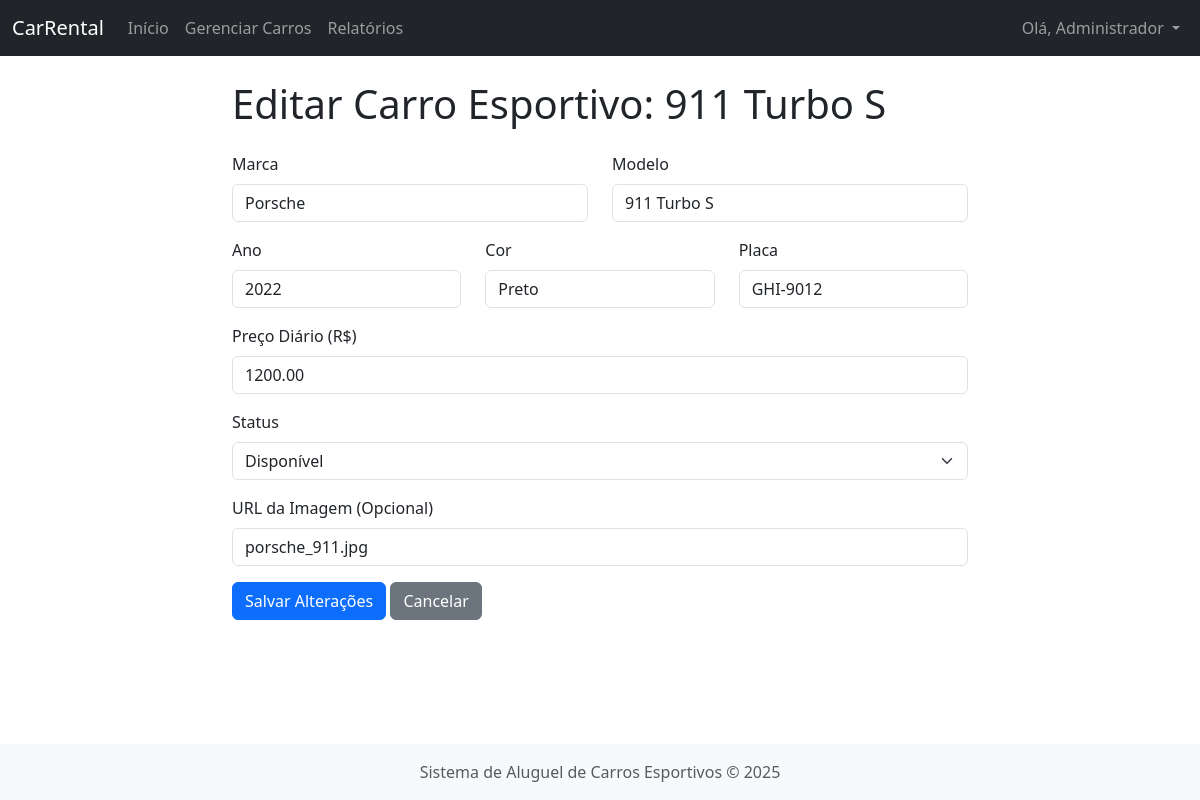
The app's page /?controller=carro&action=edit&id=3 (signed in) with its own data.
### tables this page shows
CREATE TABLE carros (
    id_carro INT AUTO_INCREMENT PRIMARY KEY,
    marca VARCHAR(50) NOT NULL,
    modelo VARCHAR(50) NOT NULL,
    ano YEAR NOT NULL,
    cor VARCHAR(30),
    placa VARCHAR(10) NOT NULL UNIQUE,
    preco_diario DECIMAL(10, 2) NOT NULL,
    status ENUM('disponivel', 'alugado', 'manutencao') NOT NULL DEFAULT 'disponivel',
    imagem_url VARCHAR(255)
);

### app/Controllers/CarroController.php (called while the page is built, shortened)
<?php
require_once __DIR__ . '/../Models/CarroModel.php';
class CarroController {
    private $carroModel;
    public function __construct() {
        $this->carroModel = new CarroModel();
    }
    public function edit() {
        $id = filter_input(INPUT_GET, 'id', FILTER_VALIDATE_INT);
        $carro = $this->carroModel->getCarroById($id);
        require_once __DIR__ . '/../../../views/carro/edit.php';
        require_once __DIR__ . '/../../../views/layout/layout.php';
    }
}

### app/Models/Database.php (called while the page is built, shortened)
<?php
class Database {
    private static $instance = null;
    private $conn;
    private function __construct() {
        $dsn = "mysql:host=" . DB_HOST . ";dbname=" . DB_NAME . ";charset=utf8mb4";
        $options = [
            PDO::ATTR_ERRMODE            => PDO::ERRMODE_EXCEPTION,
            PDO::ATTR_DEFAULT_FETCH_MODE => PDO::FETCH_ASSOC,
            PDO::ATTR_EMULATE_PREPARES   => false,
        ];
        try {
            $this->conn = new PDO($dsn, DB_USER, DB_PASS, $options);
        } catch (\PDOException $e) {
            die("Erro de Conexão com o Banco de Dados: " . $e->getMessage());
        }
    }
    public static function getInstance() {
        if (self::$instance === null) {
            self::$instance = new Database();
        }
        return self::$instance;
    }
    public function getConnection() {
        return $this->conn;
    }
}

### app/Models/CarroModel.php (called while the page is built, shortened)
<?php
require_once 'Database.php';
class CarroModel {
    private $db;
    public function __construct() {
        $this->db = Database::getInstance()->getConnection();
    }
    public function getCarroById($id) {
        $sql = "SELECT * FROM carros WHERE id_carro = :id";
        $stmt = $this->db->prepare($sql);
        $stmt->bindParam(':id', $id, PDO::PARAM_INT);
        $stmt->execute();
        return $stmt->fetch();
    }
}

### views/carro/edit.php (the view, shortened to what this page needs)
<div class="row justify-content-center">
    <div class="col-md-8">
        <h1 class="mb-4">Editar Carro Esportivo: <?php echo htmlspecialchars($carro['modelo']); ?></h1>
        <form action="<?php echo BASE_URL; ?>?controller=carro&action=update" method="POST" class="needs-validation" novalidate>
            <div class="row">
                <div class="col-md-6 mb-3">
                    <label for="marca" class="form-label">Marca</label>
                    <input type="text" class="form-control" id="marca" name="marca" value="<?php echo htmlspecialchars($carro['marca']); ?>" required>
                </div>
                <div class="col-md-6 mb-3">
                    <label for="modelo" class="form-label">Modelo</label>
                    <input type="text" class="form-control" id="modelo" name="modelo" value="<?php echo htmlspecialchars($carro['modelo']); ?>" required>
                </div>
            </div>
            <div class="row">
                <div class="col-md-4 mb-3">
                    <label for="ano" class="form-label">Ano</label>
                    <input type="number" class="form-control" id="ano" name="ano" value="<?php echo htmlspecialchars($carro['ano']); ?>" required min="1900" max="<?php echo date('Y') + 1; ?>">
                </div>
                <div class="col-md-4 mb-3">
                    <label for="cor" class="form-label">Cor</label>
                    <input type="text" class="form-control" id="cor" name="cor" value="<?php echo htmlspecialchars($carro['cor']); ?>">
                </div>
                <div class="col-md-4 mb-3">
                    <label for="placa" class="form-label">Placa</label>
                    <input type="text" class="form-control" id="placa" name="placa" value="<?php echo htmlspecialchars($carro['placa']); ?>" required maxlength="10">
                </div>
            </div>
            <div class="mb-3">
                <label for="preco_diario" class="form-label">Preço Diário (R$)</label>
                <input type="number" step="0.01" class="form-control" id="preco_diario" name="preco_diario" value="<?php echo htmlspecialchars($carro['preco_diario']); ?>" required min="0.01">
            </div>
            <div class="mb-3">
                <label for="status" class="form-label">Status</label>
                <select class="form-select" id="status" name="status" required>
                    <option value="disponivel" <?php echo ($carro['status'] == 'disponivel') ? 'selected' : ''; ?>>Disponível</option>
                </select>
            </div>
            <div class="mb-3">
                <label for="imagem_url" class="form-label">URL da Imagem (Opcional)</label>
                <input type="url" class="form-control" id="imagem_url" name="imagem_url" value="<?php echo htmlspecialchars($carro['imagem_url']); ?>">
            </div>
            <button type="submit" class="btn btn-primary">Salvar Alterações</button>
            <a href="<?php echo BASE_URL; ?>?controller=carro&action=index" class="btn btn-secondary">Cancelar</a>
        </form>
    </div>
</div>

### views/layout/layout.php (style rules this page uses)
body { padding-top: 56px; }

### records on screen
carros: modelo "911 Turbo S", marca "Porsche", ano "2022", cor "Preto", placa "GHI-9012", preco_diario "1200.00", status "Disponível", imagem_url "porsche_911.jpg"

### other values on screen
$_SESSION['user_name'] "Administrador"
